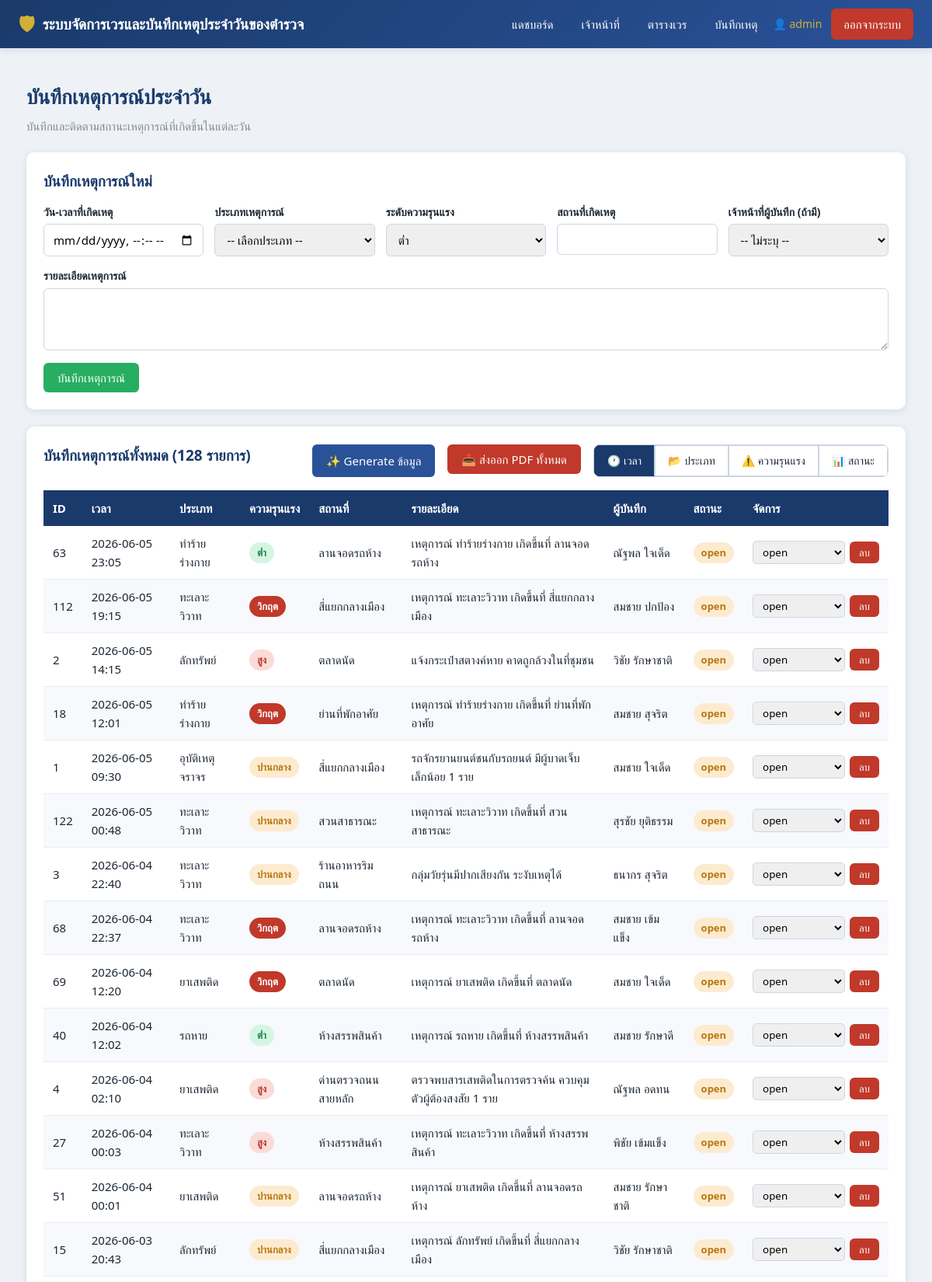
Page /incidents (signed in, upper part) on the committed database.
### tables this page shows
CREATE TABLE incidents (
            id            INTEGER PRIMARY KEY AUTOINCREMENT,
            incident_time TEXT NOT NULL,
            category      TEXT NOT NULL,
            severity      TEXT NOT NULL,
            location      TEXT NOT NULL,
            description   TEXT NOT NULL,
            officer_id    INTEGER REFERENCES officers(id) ON DELETE SET NULL,
            status        TEXT NOT NULL DEFAULT 'open',
            created_at    TEXT NOT NULL
        );

CREATE TABLE officers (
            id         INTEGER PRIMARY KEY AUTOINCREMENT,
            rank       TEXT NOT NULL,
            full_name  TEXT NOT NULL,
            badge_no   TEXT NOT NULL UNIQUE,
            phone      TEXT,
            station    TEXT,
            created_at TEXT NOT NULL
        );

### app.py (the view)
@app.route("/incidents")
@login_required
def incidents():
    sort_by = request.args.get("sort", "incident_time")  # เรียงตาม: incident_time, category, severity, status
    order = request.args.get("order", "desc")  # asc หรือ desc
    all_incidents = db.get_all_incidents()
    all_officers = db.get_all_officers()
    if sort_by == "incident_time":
        all_incidents.sort(key=lambda x: x['incident_time'] or "")
    elif sort_by == "category":
        all_incidents.sort(key=lambda x: x['category'] or "")
    elif sort_by == "severity":
        severity_order = ["วิกฤต", "สูง", "ปานกลาง", "ต่ำ"]
        all_incidents.sort(key=lambda x: severity_order.index(x['severity']) if x['severity'] in severity_order else 999)
    elif sort_by == "status":
        status_order = ["pending", "investigating", "resolved", "closed"]
        all_incidents.sort(key=lambda x: status_order.index(x['status']) if x['status'] in status_order else 999)
    elif sort_by == "officer_name":
        all_incidents.sort(key=lambda x: x['officer_name'] or "")
    else:
        all_incidents.sort(key=lambda x: x['id'])
    if order == "desc":
        all_incidents.reverse()
    return render_template("incidents.html",
                           incidents=all_incidents, officers=all_officers,
                           sort_by=sort_by, order=order)

### app.py (called while the page is built)
def login_required(view):
    @functools.wraps(view)
    def wrapped_view(*args, **kwargs):
        if "user_id" not in session:
            flash("กรุณาเข้าสู่ระบบก่อนใช้งาน", "warning")
            return redirect(url_for("login"))
        return view(*args, **kwargs)
    return wrapped_view

### db.py (called while the page is built)
def get_connection():
    if USE_POSTGRES:
        conn = psycopg2.connect(DATABASE_URL)
        return conn
    else:
        conn = sqlite3.connect(SQLITE_PATH, timeout=10)
        conn.row_factory = sqlite3.Row
        conn.execute("PRAGMA foreign_keys = ON;")
        conn.execute("PRAGMA journal_mode = WAL;")
        return conn

def _dict_cursor(conn):
    if USE_POSTGRES:
        return conn.cursor(cursor_factory=psycopg2.extras.RealDictCursor)
    return conn.cursor()

def _row_to_dict(row):
    if row is None:
        return None
    return dict(row)

def get_all_officers():
    conn = get_connection()
    cur = _dict_cursor(conn)
    cur.execute("SELECT * FROM officers ORDER BY id;")
    rows = [_row_to_dict(r) for r in cur.fetchall()]
    conn.close()
    return rows

def get_all_incidents():
    conn = get_connection()
    cur = _dict_cursor(conn)
    cur.execute("""
        SELECT i.id, i.incident_time, i.category, i.severity, i.location,
               i.description, i.status, o.full_name AS officer_name
        FROM incidents i
        LEFT JOIN officers o ON i.officer_id = o.id
        ORDER BY i.incident_time DESC;
    """)
    rows = [_row_to_dict(r) for r in cur.fetchall()]
    conn.close()
    return rows

### templates/incidents.html (shortened to what this page needs)
{% extends "base.html" %}
{% block content %}
<div class="page-title">บันทึกเหตุการณ์ประจำวัน</div>
<div class="page-subtitle">บันทึกและติดตามสถานะเหตุการณ์ที่เกิดขึ้นในแต่ละวัน</div>
<div class="card">
    <h2>บันทึกเหตุการณ์ใหม่</h2>
    <form method="POST" action="{{ url_for('incidents_add') }}">
        <div class="form-grid">
            <div class="form-group">
                <label>วัน-เวลาที่เกิดเหตุ</label>
                <input type="datetime-local" name="incident_time" required>
            </div>
            <div class="form-group">
                <label>ประเภทเหตุการณ์</label>
                <select name="category" required>
                    <option value="">-- เลือกประเภท --</option>
                </select>
            </div>
            <div class="form-group">
                <label>ระดับความรุนแรง</label>
                <select name="severity" required>
                    {% for s in ["ต่ำ","ปานกลาง","สูง","วิกฤต"] %}
                    <option value="{{ s }}">{{ s }}</option>
                    {% endfor %}
                </select>
            </div>
            <div class="form-group">
                <label>สถานที่เกิดเหตุ</label>
                <input type="text" name="location" required>
            </div>
            <div class="form-group">
                <label>เจ้าหน้าที่ผู้บันทึก (ถ้ามี)</label>
                <select name="officer_id">
                    <option value="">-- ไม่ระบุ --</option>
                </select>
            </div>
        </div>
        <div class="form-group" style="margin-top:14px;">
            <label>รายละเอียดเหตุการณ์</label>
            <textarea name="description" rows="3" required></textarea>
        </div>
        <div class="form-actions">
            <button type="submit" class="btn btn-success">บันทึกเหตุการณ์</button>
        </div>
    </form>
</div>
<div class="card">
    <div style="display: flex; justify-content: space-between; align-items: center; margin-bottom: 1rem; flex-wrap: wrap; gap: 1rem;">
        <h2>บันทึกเหตุการณ์ทั้งหมด ({{ incidents|length }} รายการ)</h2>
        <div style="display: flex; gap: 1rem; flex-wrap: wrap;">
            <button type="button" class="btn btn-secondary" onclick="document.getElementById('generateModal').style.display='flex'">
                ✨ Generate ข้อมูล
            </button>
            <form method="POST" action="{{ url_for('incidents_export_all') }}" style="display: inline;">
                <button type="submit" class="btn btn-danger">
                    📥 ส่งออก PDF ทั้งหมด
                </button>
            </form>
            <div class="btn-group" style="border: 1px solid #cbd5e1; border-radius: 8px; overflow: hidden;">
                <a href="{{ url_for('incidents', sort='incident_time', order='desc') }}"
                   class="btn btn-outline {% if sort_by == 'incident_time' %}active{% endif %}"
                   style="border-radius: 0; border-right: 1px solid #cbd5e1;">
                    🕐 เวลา
                </a>
                <a href="{{ url_for('incidents', sort='category', order='asc') }}"
                   class="btn btn-outline {% if sort_by == 'category' %}active{% endif %}"
                   style="border-radius: 0; border-right: 1px solid #cbd5e1;">
                    📂 ประเภท
                </a>
                <a href="{{ url_for('incidents', sort='severity', order='desc') }}"
                   class="btn btn-outline {% if sort_by == 'severity' %}active{% endif %}"
                   style="border-radius: 0; border-right: 1px solid #cbd5e1;">
                    ⚠️ ความรุนแรง
                </a>
                <a href="{{ url_for('incidents', sort='status', order='asc') }}"
                   class="btn btn-outline {% if sort_by == 'status' %}active{% endif %}"
                   style="border-radius: 0;">
                    📊 สถานะ
                </a>
            </div>
        </div>
    </div>
    <div class="table-wrap">
    <table>
        <thead>
            <tr>
                <th>ID</th><th>เวลา</th><th>ประเภท</th><th>ความรุนแรง</th>
                <th>สถานที่</th><th>รายละเอียด</th><th>ผู้บันทึก</th><th>สถานะ</th><th>จัดการ</th>
            </tr>
        </thead>
        <tbody>
            {% for i in incidents %}
            <tr>
                <td>{{ i.id }}</td>
                <td>{{ i.incident_time }}</td>
                <td>{{ i.category }}</td>
                <td>
                    {% if i.severity == 'ต่ำ' %}<span class="badge badge-low">ต่ำ</span>
                    {% elif i.severity == 'ปานกลาง' %}<span class="badge badge-medium">ปานกลาง</span>
                    {% elif i.severity == 'สูง' %}<span class="badge badge-high">สูง</span>
                    {% else %}<span class="badge badge-critical">วิกฤต</span>{% endif %}
                </td>
                <td>{{ i.location }}</td>
                <td>{{ i.description }}</td>
                <td>{{ i.officer_name or "-" }}</td>
                <td>
                    {% if i.status == 'open' %}<span class="badge badge-open">open</span>
                    {% elif i.status == 'investigating' %}<span class="badge badge-investigating">investigating</span>
                    {% else %}<span class="badge badge-closed">closed</span>{% endif %}
                </td>
                <td>
                    <div class="inline-form">
                        <form method="POST" action="{{ url_for('incidents_status', incident_id=i.id) }}" class="inline-form">
                            <select name="status" onchange="this.form.submit()">
                                <option value="open" {{ 'selected' if i.status=='open' }}>open</option>
                            </select>
                        </form>
                        <form method="POST" action="{{ url_for('incidents_delete', incident_id=i.id) }}"
                              onsubmit="return confirm('ต้องการลบบันทึกเหตุการณ์นี้หรือไม่?');">
                            <button type="submit" class="btn btn-danger btn-sm">ลบ</button>
                        </form>
                    </div>
                </td>
            </tr>
            {% else %}
            <tr><td colspan="9" style="text-align:center; color:#95a5a6;">ยังไม่มีบันทึกเหตุการณ์</td></tr>
            {% endfor %}
        </tbody>
    </table>
    </div>
</div>
{% endblock %}

### static/style.css (style rules this page uses)
:root { --primary: #1a3a6b; --secondary: #2a5298; --accent: #d4af37; --bg: #eef2f7; --white: #ffffff; --text: #1c2733; --muted: #7f8c8d; --danger: #c0392b; --success: #27ae60; --warning: #e67e22; --shadow: 0 2px 10px rgba(26, 58, 107, 0.12); }
* { margin: 0; padding: 0; box-sizing: border-box; }
body { font-family: "Segoe UI", "Sarabun", "Tahoma", sans-serif; background: var(--bg); color: var(--text); line-height: 1.6; }
a { text-decoration: none; color: inherit; }
.page-title { font-size: 26px; font-weight: 700; color: var(--primary); margin-bottom: 4px; }
.page-subtitle { color: var(--muted); font-size: 15px; margin-bottom: 22px; }
.card { background: var(--white); border-radius: 10px; box-shadow: var(--shadow); padding: 22px; margin-bottom: 22px; }
.card h2 { font-size: 19px; color: var(--primary); margin-bottom: 14px; }
.form-grid { display: grid; grid-template-columns: repeat(auto-fit, minmax(200px, 1fr)); gap: 14px; }
.form-group { display: flex; flex-direction: column; }
.form-group label { font-size: 14px; font-weight: 600; margin-bottom: 4px; color: var(--text); }
.form-group input, .form-group select, .form-group textarea { padding: 9px 11px; border: 1px solid #cdd6e4; border-radius: 6px; font-size: 15px; font-family: inherit; }
.form-group textarea { resize: vertical; min-height: 60px; }
.form-actions { margin-top: 16px; display: flex; gap: 10px; }
.btn { border: none; border-radius: 6px; padding: 9px 18px; font-size: 15px; font-family: inherit; cursor: pointer; transition: opacity 0.2s, transform 0.1s; color: var(--white); }
.btn-success { background: var(--success); }
.btn-danger { background: var(--danger); }
.btn-secondary { background: var(--secondary); }
.btn-sm { padding: 5px 12px; font-size: 13px; }
.btn-outline { background: white; color: var(--text); border: 1px solid #cbd5e1; padding: 8px 16px; font-size: 14px; text-decoration: none; display: inline-block; transition: all 0.2s; }
.btn-outline.active { background: var(--primary); color: white; border-color: var(--primary); }
.btn-group { display: inline-flex; }
.table-wrap { overflow-x: auto; }
table { width: 100%; border-collapse: collapse; font-size: 15px; }
thead th { background: var(--primary); color: var(--white); padding: 11px 12px; text-align: left; font-weight: 600; white-space: nowrap; }
tbody td { padding: 10px 12px; border-bottom: 1px solid #e8edf4; }
tbody tr:nth-child(even) { background: #f7f9fc; }
.badge { display: inline-block; padding: 3px 10px; border-radius: 20px; font-size: 13px; font-weight: 600; }
.badge-open { background: #fdebd0; color: #b9770e; }
.badge-low { background: #d5f5e3; color: #1e8449; }
.badge-medium { background: #fdebd0; color: #b9770e; }
.badge-high { background: #fadbd8; color: #c0392b; }
.badge-critical { background: #c0392b; color: #fff; }
.inline-form { display: flex; gap: 6px; align-items: center; }
.inline-form select { padding: 4px 8px; border-radius: 5px; border: 1px solid #cdd6e4; font-family: inherit; }

### rows in the picture
incidents: id "63", incident_time "2026-06-05 23:05", category "ทำร้ายร่างกาย", severity "ต่ำ", location "ลานจอดรถห้าง", description "เหตุการณ์ ทำร้ายร่างกาย เกิดขึ้นที่ ลานจอดรถห้าง", full_name "ณัฐพล ใจเด็ด", status "open"
incidents: id "112", incident_time "2026-06-05 19:15", category "ทะเลาะวิวาท", severity "วิกฤต", location "สี่แยกกลางเมือง", description "เหตุการณ์ ทะเลาะวิวาท เกิดขึ้นที่ สี่แยกกลางเมือง", full_name "สมชาย ปกป้อง", status "open"
incidents: id "2", incident_time "2026-06-05 14:15", category "ลักทรัพย์", severity "สูง", location "ตลาดนัด", description "แจ้งกระเป๋าสตางค์หาย คาดถูกล้วงในที่ชุมชน", full_name "วิชัย รักษาชาติ", status "open"
incidents: id "18", incident_time "2026-06-05 12:01", category "ทำร้ายร่างกาย", severity "วิกฤต", location "ย่านที่พักอาศัย", description "เหตุการณ์ ทำร้ายร่างกาย เกิดขึ้นที่ ย่านที่พักอาศัย", full_name "สมชาย สุจริต", status "open"
incidents: id "1", incident_time "2026-06-05 09:30", category "อุบัติเหตุจราจร", severity "ปานกลาง", location "สี่แยกกลางเมือง", description "รถจักรยานยนต์ชนกับรถยนต์ มีผู้บาดเจ็บเล็กน้อย 1 ราย", full_name "สมชาย ใจเด็ด", status "open"
incidents: id "122", incident_time "2026-06-05 00:48", category "ทะเลาะวิวาท", severity "ปานกลาง", location "สวนสาธารณะ", description "เหตุการณ์ ทะเลาะวิวาท เกิดขึ้นที่ สวนสาธารณะ", full_name "สุรชัย ยุติธรรม", status "open"
incidents: id "3", incident_time "2026-06-04 22:40", category "ทะเลาะวิวาท", severity "ปานกลาง", location "ร้านอาหารริมถนน", description "กลุ่มวัยรุ่นมีปากเสียงกัน ระงับเหตุได้", full_name "ธนากร สุจริต", status "open"
incidents: id "68", incident_time "2026-06-04 22:37", category "ทะเลาะวิวาท", severity "วิกฤต", location "ลานจอดรถห้าง", description "เหตุการณ์ ทะเลาะวิวาท เกิดขึ้นที่ ลานจอดรถห้าง", full_name "สมชาย เข้มแข็ง", status "open"
incidents: id "69", incident_time "2026-06-04 12:20", category "ยาเสพติด", severity "วิกฤต", location "ตลาดนัด", description "เหตุการณ์ ยาเสพติด เกิดขึ้นที่ ตลาดนัด", full_name "สมชาย ใจเด็ด", status "open"
incidents: id "40", incident_time "2026-06-04 12:02", category "รถหาย", severity "ต่ำ", location "ห้างสรรพสินค้า", description "เหตุการณ์ รถหาย เกิดขึ้นที่ ห้างสรรพสินค้า", full_name "สมชาย รักษาดี", status "open"
incidents: id "4", incident_time "2026-06-04 02:10", category "ยาเสพติด", severity "สูง", location "ด่านตรวจถนนสายหลัก", description "ตรวจพบสารเสพติดในการตรวจค้น ควบคุมตัวผู้ต้องสงสัย 1 ราย", full_name "ณัฐพล อดทน", status "open"
incidents: id "27", incident_time "2026-06-04 00:03", category "ทะเลาะวิวาท", severity "สูง", location "ห้างสรรพสินค้า", description "เหตุการณ์ ทะเลาะวิวาท เกิดขึ้นที่ ห้างสรรพสินค้า", full_name "พิชัย เข้มแข็ง", status "open"
incidents: id "51", incident_time "2026-06-04 00:01", category "ยาเสพติด", severity "ปานกลาง", location "ลานจอดรถห้าง", description "เหตุการณ์ ยาเสพติด เกิดขึ้นที่ ลานจอดรถห้าง", full_name "สมชาย รักษาชาติ", status "open"
incidents: id "15", incident_time "2026-06-03 20:43", category "ลักทรัพย์", severity "ปานกลาง", location "สี่แยกกลางเมือง", description "เหตุการณ์ ลักทรัพย์ เกิดขึ้นที่ สี่แยกกลางเมือง", full_name "วิชัย รักษาชาติ", status "open"

### other values in the picture
{{ session.get('username') }} "admin"
{{ incidents|length }} "128"
form field severity "ต่ำ"
